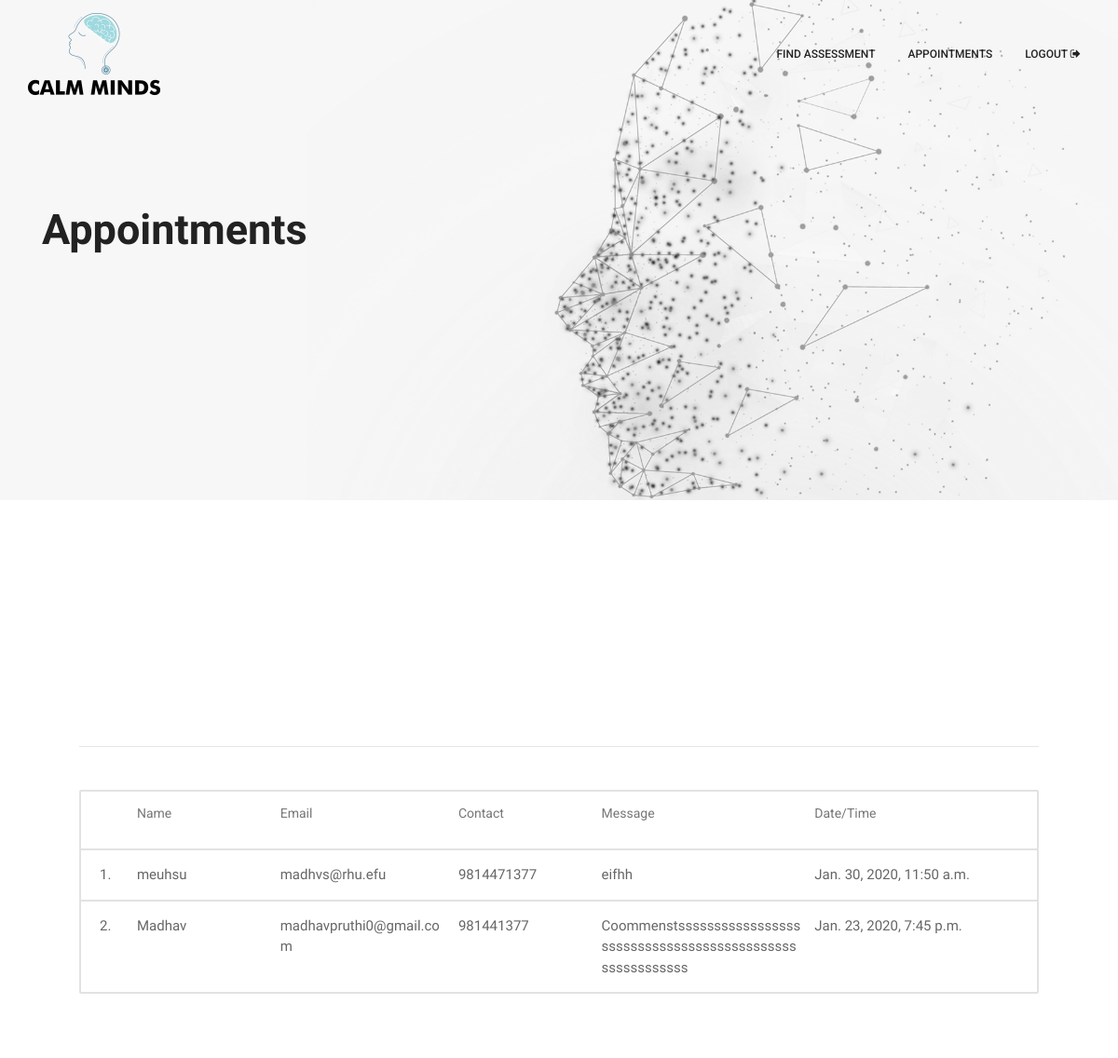
Page /appointment/view_appointments/ (signed in) on the committed database.
### appointment/models.py (models this page shows, shortened)
class Appointment(models.Model):
    name = models.CharField(max_length=100)
    email = models.EmailField()
    contactNumber = models.CharField(max_length=13)
    date = models.DateTimeField()
    created = models.DateTimeField(auto_now_add=True)
    message = models.TextField()

### appointment/views.py (the view)
# urls.py: path('view_appointments/', views.view_appointments, name="view_appointments")
@login_required()
def view_appointments(request):
    if request.method == 'GET':
        data = Appointment.objects.all()
        context = {"data": data}
        return render(request, 'appointmentRequests.html', context);
    else:
        return HttpResponseNotFound('<h1>Page not found</h1>')

### templates/appointmentRequests.html (shortened to what this page needs)
{% load static %}
<!DOCTYPE html>
<html lang="en">
<head>
    <link rel="stylesheet" type="text/css" href="{% static 'css/bootstrap-4.1.3.min.css' %}">
    <link rel="stylesheet" type="text/css" href="{% static 'fonts/font-awesome-4.7.0.min.css' %}">
    <link rel="stylesheet" type="text/css" href="{% static 'css/animate-3.7.0.css' %}">
    <link rel="stylesheet" type="text/css" href="{% static 'css/hamburgers.min.css' %}">
    <link rel="stylesheet" type="text/css" href="{% static 'css/select2.min.css' %}">
    <link rel="stylesheet" href="{% static 'css/owl-carousel.min.css' %}">
    <link rel="stylesheet" href="{% static 'css/jquery.datetimepicker.min.css' %}">
    <link rel="stylesheet" href="{% static 'css/linearicons.css' %}">
    <link rel="stylesheet" type="text/css" href="{% static 'css/util.css' %}">
    <link rel="stylesheet" type="text/css" href="{% static 'css/my-main.css' %}">
    <link rel="stylesheet" type="text/css" href="{% static 'css/my-main2.css' %}">
</head>
<body>
<header class="header-area">
    <div id="header">
        <div class="container">
            <div class="row align-items-center justify-content-between d-flex">
                <div id="logo">
                    <a href="index.html"><img src="../static/images/logo/logo.png" alt=""
                                              title="Calm Minds Counselling Services"/></a>
                </div>
                <nav id="nav-menu-container">
                    <ul class="nav-menu">
                        <li class="menu-active"><a href="/">Find Assessment</a></li>
                        <li><a href="{% url 'appointment:view_appointments' %}">Appointments</a></li>
                        <li><a href="{% url 'authentication:logout' %}">Logout <i class="fa fa-sign-out"
                                                                                  aria-hidden="true"></i></a></li>
                    </ul>
                </nav>
            </div>
        </div>
    </div>
</header>
<section class="main-background next-page">
    <div class="container">
        <div class="row">
            <div class="col-md-5">
                <h1>Appointments</h1>
                <br>
            </div>
        </div>
    </div>
</section>
<section class="patient-section">
    <div class="container">
        <div class="row">
            <div class="limiter">
                <div class="container-login100">
                    <div class="wrap-login200">
                        <div class="text-left p-t-10">
                            <hr/>
                            <form class=" p-t-20">
                                <div class="question-group txt3">
                                    <div class="boxed">
                                        <div class="index"></div>
                                        <div class="name-group title ">
                                            <h5>Name</h5>
                                        </div>
                                        <div class="email-group title">
                                            <h5>Email</h5>
                                        </div>
                                        <div class="contact-group title">
                                            <h5>Contact</h5>
                                        </div>
                                        <div class="message-group title">
                                            <h5>Message</h5>
                                        </div>
                                        <div class="message-group title">
                                            <h5>Date/Time</h5>
                                        </div>
                                    </div>
                                    {% for appointment in data %}
                                        <div class="boxed">
                                            <div class="index">
                                                {{ forloop.counter }}.
                                            </div>
                                            <div class="name-group">
                                                {{ appointment.name }}
                                            </div>
                                            <div class="email-group">
                                                {{ appointment.email }}
                                            </div>
                                            <div class="contact-group">
                                                {{ appointment.contactNumber }}
                                            </div>
                                            <div class="message-group">
                                                {{ appointment.message }}
                                            </div>
                                            <div class="message-group">
                                                {{ appointment.date }}
                                            </div>
                                        </div>
                                    {% endfor %}
                                </div>
                            </form>
                        </div>
                    </div>
                </div>
            </div>
        </div>
    </div>
</section>
</body>
</html>

### static/css/my-main.css (style rules this page uses)
* { margin: 0px; padding: 0px; box-sizing: border-box; }
body, html { height: 100%; font-family: "Roboto", sans-serif; }
a { font-size: 14px; line-height: 1.7; color: #666666; margin: 0px; transition: all 0.4s; -webkit-transition: all 0.4s; -o-transition: all 0.4s; -moz-transition: all 0.4s; }
h1, h2, h3, h4, h5, h6 { margin: 0px; }
.txt3 { font-family: "Ubuntu", sans-serif; font-size: 1em; line-height: 1.5; color: #666666; }
.boxed { width: 100%; border-style: solid; border-color: #e2e2e2; border-radius: 2px; border-width: 2px; display: flex; display: -webkit-box; display: -webkit-flex; display: -moz-box; display: -ms-flexbox; margin-bottom: -2px; padding: 15px 10px 15px 20px; }
.question-group { width: 100%; min-height: 10vh; min-width: 10vw; display: -webkit-box; display: -webkit-flex; display: -moz-box; display: -ms-flexbox; display: flex; flex-wrap: wrap; justify-content: space-evenly; padding: 10px 0px; }
.name-group { width: 20%; padding-right: 15px; text-align: left; display: flex; display: -webkit-box; display: -webkit-flex; display: -moz-box; display: -ms-flexbox; -webkit-flex-wrap: wrap; flex-wrap: wrap; -ms-flex-wrap: wrap; }
.email-group { width: 25%; padding-right: 15px; text-align: left; display: flex; display: -webkit-box; display: -webkit-flex; display: -moz-box; display: -ms-flexbox; -webkit-flex-wrap: wrap; flex-wrap: wrap; -ms-flex-wrap: wrap; -ms-word-break: break-all; word-break: break-word; -webkit-hyphens: auto; -moz-hyphens: auto; hyphens: auto; }
.contact-group { width: 20%; padding-right: 15px; text-align: left; display: flex; display: -webkit-box; display: -webkit-flex; display: -moz-box; display: -ms-flexbox; -webkit-flex-wrap: wrap; flex-wrap: wrap; -ms-flex-wrap: wrap; }
.message-group { width: 30%; padding-right: 15px; text-align: left; display: flex; display: -webkit-box; display: -webkit-flex; display: -moz-box; display: -ms-flexbox; -webkit-flex-wrap: wrap; flex-wrap: wrap; -ms-flex-wrap: wrap; -ms-word-break: break-all; word-break: break-word; -webkit-hyphens: auto; -moz-hyphens: auto; hyphens: auto; }
.index { width: 5%; padding-right: 10px; }
.title { padding-bottom: 15px; }
.limiter { width: 100%; margin: 0 auto; }
.container-login100 { width: 100%; min-height: 100vh; display: -webkit-box; display: -webkit-flex; display: -moz-box; display: -ms-flexbox; display: flex; flex-wrap: wrap; justify-content: center; align-items: center; padding: 15px; }
.wrap-login200 { width: 100%; background: #fff; border-radius: 10px; overflow: hidden; display: -webkit-box; display: -webkit-flex; display: -moz-box; display: -ms-flexbox; display: flex; flex-wrap: wrap; justify-content: space-between; padding: 10px 40px 33px 40px; }

### static/css/my-main2.css (style rules this page uses)
html { scroll-behavior: smooth; }
body { color: #777; font-family: "Roboto", sans-serif; font-size: 15px; font-weight: 400 }
h1 { color: #222; font-family: "Ubuntu", sans-serif; font-size: 45px !important; font-weight: 700 }
h5 { color: #777; font-family: "Roboto", sans-serif; text-transform: capitalize; font-size: 14px !important; font-weight: 400 }
ul { margin: 0; padding: 0; list-style: none }
.nav-menu, .nav-menu * { margin: 0; padding: 0; list-style: none }
.nav-menu li { position: relative; white-space: nowrap }
.nav-menu > li { float: left }
#nav-menu-container { margin: 0 }
.nav-menu a { padding: 7px 10px; text-decoration: none; display: inline-block; color: #222; font-weight: 500; font-size: 12px; text-transform: uppercase; outline: none }
.nav-menu > li { margin-left: 15px }
#mobile-nav { position: fixed; top: 0; padding-top: 18px; bottom: 0; z-index: 998; background: rgba(0, 0, 0, 0.8); left: -260px; width: 260px; overflow-y: auto; transition: 0.4s }
#mobile-nav ul { padding: 0; margin: 0; list-style: none }
#mobile-nav ul li { position: relative }
#mobile-nav ul li a { color: #fff; font-size: 13px; text-transform: uppercase; overflow: hidden; padding: 10px 22px 10px 15px; position: relative; text-decoration: none; width: 100%; display: block; outline: none; font-weight: 700 }
#header { padding: 14px 0; position: fixed; left: 0; top: 0; right: 0; transition: all 0.5s; z-index: 997 }
#header #logo img { padding: 0; margin: 0 }
.main-background { padding: 400px 0 350px; background-color: #b0b0b0; background-image: url("../images/banner-bg.jpg"); background-repeat: no-repeat; background-position: center; background-size: cover; position: relative }
.main-background.next-page { padding: 220px 0 240px }
h1 { font-size: 36px }
h5 { font-size: 16px }

### rows in the picture
Appointment: name "meuhsu", email "madhvs@rhu.efu", contactNumber "9814471377", message "eifhh", date "Jan. 30, 2020, 11:50 a.m."
Appointment: name "Madhav", email "madhavpruthi0@gmail.com", contactNumber "981441377", message "Coommenstssssssssssssssssssssssssssssssssssssssssssssssssssssssss", date "Jan. 23, 2020, 7:45 p.m."
